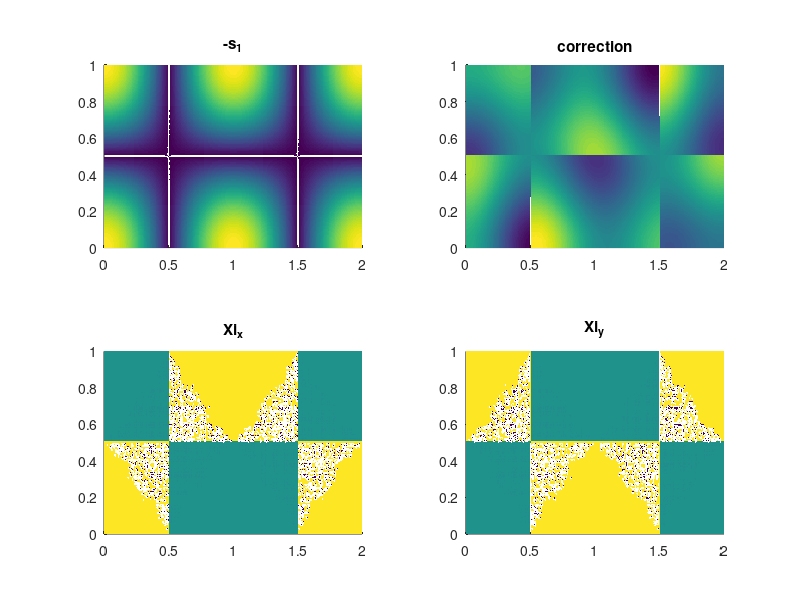
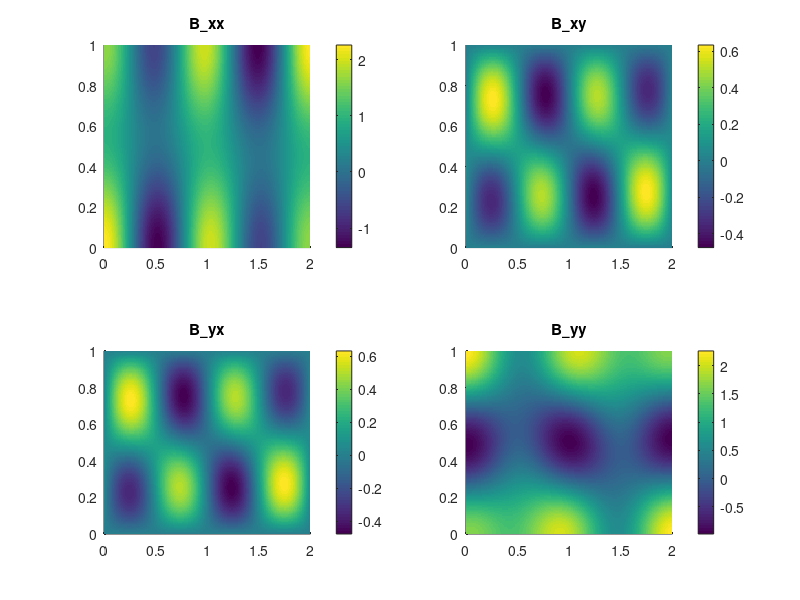
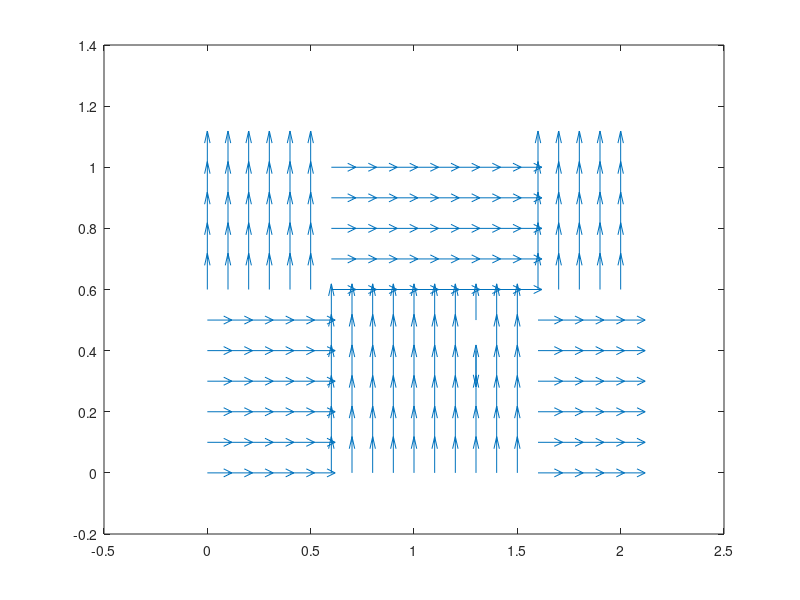
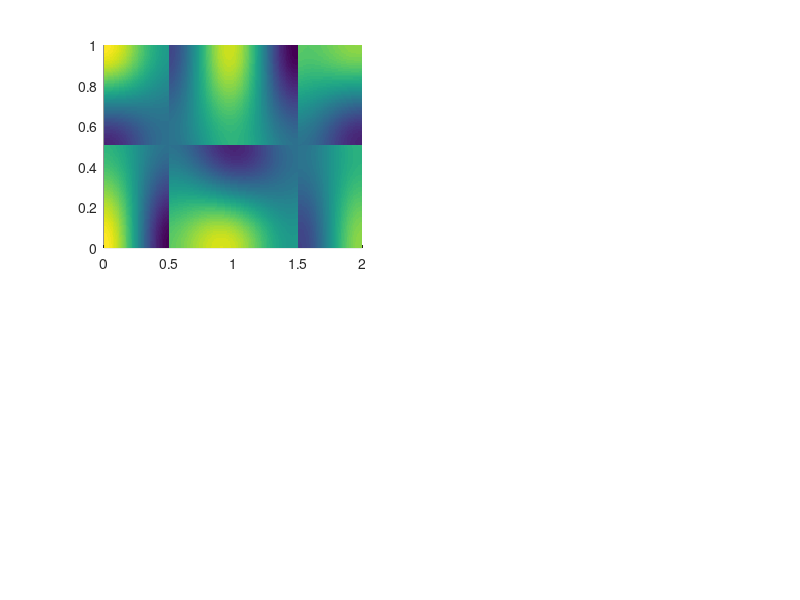

These charts were generated, in order, by the following MATLAB code:
close all
clear all
clc

%{

%%% Arbitrary f(x,t)
syms u(x,y,t) v(x,y,t) f(x,t) e w A

assume(A,'real')
assume(e,'real')
assume(w,'real')
assume(x,'real')
assume(y,'real')
assume(t,'real')

u(x,y,t) =-pi*A*sin(pi*f)*cos(y*pi);    
v(x,y,t) = pi*A*cos(pi*f)*sin(y*pi)*diff(f,x);
dudt = diff(u,t);
dudx = diff(u,x);
dudy = diff(u,y);

dvdt = diff(v,t);
dvdx = diff(v,x);
dvdy = diff(v,y);

au = dudt + u*dudx + v*dudy;
av = dvdt + u*dvdx + v*dvdy;

daudx = diff(au,x);
daudy = diff(au,y);
davdx = diff(av,x);
davdy = diff(av,y);

grad_v = [dudx,dudy;dvdx,dvdy];
grad_a = [daudx,daudy;davdx,davdy];

S = 0.5*(grad_v+grad_v');
B = 0.5*(grad_a+grad_a')+grad_v'*grad_v;

%}

%{

%%% Known f(x,t)

syms u(x,y,t) v(x,y,t) f(x,t) e w A
assume(A,'real')
assume(e,'real')
assume(w,'real')
assume(x,'real')
assume(y,'real')
assume(t,'real')


f(x,t) = (e.*sin(w.*t)).*x.^2+(1-2.*e.*sin(w.*t)).*x;
dfdx = diff(f,x);
u(x,y,t) =-pi.*A.*sin(pi.*f).*cos(y.*pi);    
v(x,y,t) = pi.*A.*cos(pi.*f).*sin(y.*pi).*dfdx;
dudt = diff(u,t);
dudx = diff(u,x);
dudy = diff(u,y);

dvdt = diff(v,t);
dvdx = diff(v,x);
dvdy = diff(v,y);

au = dudt + u*dudx + v*dudy;
av = dvdt + u*dvdx + v*dvdy;

daudx = diff(au,x);
daudy = diff(au,y);
davdx = diff(av,x);
davdy = diff(av,y);

grad_v = [dudx,dudy;dvdx,dvdy];
grad_a = [daudx,daudy;davdx,davdy];

S = 0.5*(grad_v+grad_v');
B = 0.5*(grad_a+grad_a')+grad_v'*grad_v;
%}

%{

%%% derivatives of f(x,t)

syms f(x,t)
f(x,t) = (e.*sin(w.*t)).*x.^2+(1-2.*e.*sin(w.*t)).*x;
dfdt = diff(f,t);
dfdx = diff(f,x);
dfdtdx = diff(diff(f,t),x)
dfdtdxdx = diff(diff(diff(f,t),x),x)
dfdxdx = diff(diff(f,x),x)
dfdxdxdx = diff(diff(diff(f,x),x),x)
%}


%

%%% PLOT

A=0.1;
w=0.2*pi;
e=0.25;
t=0;
xdim=301;
ydim=151;
x=linspace(0,2,xdim);
y=linspace(0,1,ydim);
[x,y]=meshgrid(x,y);
f = (e.*sin(w.*t)).*x.^2+(1-2.*e.*sin(w.*t)).*x;
dfdt = (pi.*cos((pi.*t)./5).*x.^2)./20 - (pi.*cos((pi.*t)./5).*x)./10;
dfdx = (x.*sin((pi.*t)./5))./2 - sin((pi.*t)./5)./2 + 1;
dfdtdx = (pi.*x.*cos((pi.*t)./5))./10 - (pi.*cos((pi.*t)./5))./10
dfdtdxdx = (pi.*cos((pi.*t)./5))./10
dfdxdx = sin((pi.*t)./5)./2
dfdxdxdx = 0;


%%% S using arbitrary f(x,t), f(x,t) defined above
S_xx=-(A.*pi.^2.*cos(pi.*y).*cos(pi.*f).*dfdx)./2 - (A.*pi.^2.*cos(pi.*f).*cos(pi.*y).*dfdx)./2
S_xy= (A.*pi.^2.*sin(pi.*f).*sin(pi.*y))./2 - (A.*pi.^2.*sin(pi.*y).*sin(pi.*f).*dfdx.^2)./2 + (pi.*A.*sin(pi.*y).*cos(pi.*f).*dfdxdx)./2
S_yy= (A.*pi.^2.*cos(pi.*y).*cos(pi.*f).*dfdx)./2 + (A.*pi.^2.*cos(pi.*f).*cos(pi.*y).*dfdx)./2

%%% B using arbitrary f(x,t), f(x,t) defined above
B_xx = (A.*pi.^2.*sin(pi.*f).*sin(pi.*y).*dfdx.^2 - pi.*A.*cos(pi.*f).*sin(pi.*y).*dfdxdx).*(A.*pi.^2.*sin(pi.*y).*sin(pi.*f).*dfdx.^2 - pi.*A.*sin(pi.*y).*cos(pi.*f).*dfdxdx) ...
 + (A.^2.*pi.^4.*cos(pi.*y).^2.*cos(pi.*f).^2.*dfdx.^2)./2 - (A.^2.*pi.^4.*cos(pi.*y).^2.*sin(pi.*f).^2.*dfdx.^2)./2 + (A.^2.*pi.^4.*sin(pi.*y).^2.*cos(pi.*f).^2.*dfdx.^2)./2 ...
 - (A.^2.*pi.^4.*sin(pi.*y).^2.*sin(pi.*f).^2.*dfdx.^2)./2 + (A.^2.*pi.^4.*cos(pi.*f).^2.*cos(pi.*y).^2.*dfdx.^2)./2 + (A.^2.*pi.^4.*cos(pi.*f).^2.*sin(pi.*y).^2.*dfdx.^2)./2 ...
 - (A.^2.*pi.^4.*sin(pi.*f).^2.*cos(pi.*y).^2.*dfdx.^2)./2 - (A.^2.*pi.^4.*sin(pi.*f).^2.*sin(pi.*y).^2.*dfdx.^2)./2 - (A.*pi.^2.*cos(pi.*y).*cos(pi.*f).*dfdtdx)./2 ...
 - (A.*pi.^2.*cos(pi.*f).*cos(pi.*y).*dfdtdx)./2 + (A.^2.*pi.^3.*cos(pi.*f).*sin(pi.*f).*cos(pi.*y).^2.*dfdxdx)./2 + (A.^2.*pi.^3.*cos(pi.*f).*sin(pi.*f).*sin(pi.*y).^2.*dfdxdx)./2 ...
 + (A.^2.*pi.^3.*cos(pi.*y).^2.*cos(pi.*f).*sin(pi.*f).*dfdxdx)./2 + (A.^2.*pi.^3.*sin(pi.*y).^2.*cos(pi.*f).*sin(pi.*f).*dfdxdx)./2 + (A.*pi.^3.*sin(pi.*f).*cos(pi.*y).*dfdx.*dfdt)./2 ...
 + (A.*pi.^3.*cos(pi.*y).*sin(pi.*f).*dfdx.*dfdt)./2 + A.^2.*pi.^4.*cos(pi.*f).*cos(pi.*y).^2.*cos(pi.*f).*dfdx.*dfdx;

B_xy = (pi.*A.*sin(pi.*y).*cos(pi.*f).*dfdtdxdx)./2 + (A.*pi.*cos(pi.*y).*sin(pi.*f).*(A.*pi.^3.*sin(pi.*y).*cos(pi.*f).*dfdx.^3 - pi.*A.*sin(pi.*y).*cos(pi.*f).*dfdxdxdx ...
 + 3.*A.*pi.^2.*sin(pi.*y).*sin(pi.*f).*dfdx.*dfdxdx))./2 + (A.*pi.^3.*cos(pi.*f).*sin(pi.*y).*dfdt)./2 - (A.*pi.^3.*sin(pi.*y).*cos(pi.*f).*dfdx.^2.*dfdt)./2 ...
 + (A.*pi.^2.*cos(pi.*y).*cos(pi.*f).*dfdx.*(A.*pi.^2.*sin(pi.*y).*sin(pi.*f).*dfdx.^2 - pi.*A.*sin(pi.*y).*cos(pi.*f).*dfdxdx))./2 ...
 - A.*pi.^2.*cos(pi.*f).*cos(pi.*y).*dfdx.*(A.*pi.^2.*sin(pi.*y).*sin(pi.*f).*dfdx.^2 - pi.*A.*sin(pi.*y).*cos(pi.*f).*dfdxdx) - A.*pi.^2.*sin(pi.*y).*sin(pi.*f).*dfdx.*dfdtdx ...
 - (A.*pi.^2.*sin(pi.*y).*sin(pi.*f).*dfdt.*dfdxdx)./2 - A.^2.*pi.^4.*sin(pi.*f).*cos(pi.*y).*sin(pi.*y).*cos(pi.*f).*dfdx - A.^2.*pi.^4.*cos(pi.*y).*sin(pi.*y).*cos(pi.*f).*sin(pi.*f).*dfdx.^3 ...
 + A.^2.*pi.^3.*cos(pi.*y).*sin(pi.*y).*cos(pi.*f).^2.*dfdx.*dfdxdx;
 
B_yx = (pi.*A.*cos(pi.*f).*sin(pi.*y).*dfdtdxdx)./2 + (A.*pi.*sin(pi.*f).*cos(pi.*y).*(A.*pi.^3.*cos(pi.*f).*sin(pi.*y).*dfdx.^3 - pi.*A.*cos(pi.*f).*sin(pi.*y).*dfdxdxdx ...
 + 3.*A.*pi.^2.*sin(pi.*f).*sin(pi.*y).*dfdx.*dfdxdx))./2 + (A.*pi.^3.*sin(pi.*y).*cos(pi.*f).*dfdt)./2 + (A.*pi.^2.*cos(pi.*f).*cos(pi.*y).*(A.*pi.^2.*sin(pi.*f).*sin(pi.*y).*dfdx.^2 ...
 - pi.*A.*cos(pi.*f).*sin(pi.*y).*dfdxdx).*dfdx)./2 - A.*pi.^2.*sin(pi.*f).*sin(pi.*y).*dfdx.*dfdtdx - (A.*pi.^2.*sin(pi.*f).*sin(pi.*y).*dfdt.*dfdxdx)./2 ...
 - A.*pi.^2.*cos(pi.*y).*cos(pi.*f).*dfdx.*(A.*pi.^2.*sin(pi.*f).*sin(pi.*y).*dfdx.^2 - pi.*A.*cos(pi.*f).*sin(pi.*y).*dfdxdx) - (A.*pi.^3.*cos(pi.*f).*sin(pi.*y).*dfdx.^2.*dfdt)./2 ...
 - A.^2.*pi.^4.*cos(pi.*f).*sin(pi.*f).*cos(pi.*y).*sin(pi.*y).*dfdx.^3 - A.^2.*pi.^4.*cos(pi.*f).*cos(pi.*y).*sin(pi.*y).*sin(pi.*f).*dfdx + A.^2.*pi.^3.*cos(pi.*f).^2.*cos(pi.*y).*sin(pi.*y).*dfdx.*dfdxdx;

B_yy = (A.^2.*pi.^4.*cos(pi.*y).^2.*cos(pi.*f).^2.*dfdx.^2)./2 - (A.^2.*pi.^4.*sin(pi.*y).^2.*cos(pi.*f).^2.*dfdx.^2)./2 + (A.^2.*pi.^4.*cos(pi.*f).^2.*cos(pi.*y).^2.*dfdx.^2)./2 ...
 + (A.*pi.*cos(pi.*y).*sin(pi.*f).*(A.*pi.^3.*cos(pi.*y).*sin(pi.*f).*dfdx.^2 - A.*pi.^2.*cos(pi.*y).*cos(pi.*f).*dfdxdx))./2 - (A.^2.*pi.^4.*cos(pi.*f).^2.*sin(pi.*y).^2.*dfdx.^2)./2 ...
 + (A.*pi.*sin(pi.*f).*cos(pi.*y).*(A.*pi.^3.*sin(pi.*f).*cos(pi.*y).*dfdx.^2 - A.*pi.^2.*cos(pi.*f).*cos(pi.*y).*dfdxdx))./2 - (A.*pi.^2.*sin(pi.*y).*sin(pi.*f).*(A.*pi.^2.*sin(pi.*y).*sin(pi.*f).*dfdx.^2 ...
 - pi.*A.*sin(pi.*y).*cos(pi.*f).*dfdxdx))./2 + (A.*pi.^2.*cos(pi.*y).*cos(pi.*f).*dfdtdx)./2 - (A.*pi.^2.*sin(pi.*f).*sin(pi.*y).*(A.*pi.^2.*sin(pi.*f).*sin(pi.*y).*dfdx.^2 ...
 - pi.*A.*cos(pi.*f).*sin(pi.*y).*dfdxdx))./2 + (A.*pi.^2.*cos(pi.*f).*cos(pi.*y).*dfdtdx)./2 + A.^2.*pi.^4.*sin(pi.*f).*sin(pi.*y).^2.*sin(pi.*f) - (A.*pi.^3.*sin(pi.*f).*cos(pi.*y).*dfdx.*dfdt)./2 ...
 - (A.*pi.^3.*cos(pi.*y).*sin(pi.*f).*dfdx.*dfdt)./2 + A.^2.*pi.^4.*cos(pi.*f).*cos(pi.*y).^2.*cos(pi.*f).*dfdx.*dfdx;


for i=1:ydim
    for j=1:xdim
        [V,D]=eig([S_xx(i,j),S_xy(i,j);S_xy(i,j),S_yy(i,j)]);
        if ~issorted(diag(D))
            [D,I] = sort(diag(D));
            V = V(:, I);
        end
        s1(i,j) = D(1,1);
        X0 = V(:,1);
        xi(i,j,:) = V(:,1);
        B=[B_xx(i,j),B_xy(i,j);B_xy(i,j),B_yy(i,j)];
        l1(i,j) = X0'*B*X0;
    end
end

figure
subplot(221)
surface(x,y,-s1,'edgecolor','none')
title('-s_1')
subplot(222)
surface(x,y,-s1.^2+0.5.*l1,'edgecolor','none')
title('correction')
subplot(223)
surface(x,y,xi(:,:,1),'edgecolor','none')
title('Xi_x')
subplot(224)
surface(x,y,xi(:,:,2),'edgecolor','none')
title('Xi_y')


figure
subplot(221)
surface(x,y,B_xx,'edgecolor','none')
title('B\_xx')
colorbar
subplot(222)
surface(x,y,B_xy,'edgecolor','none')
title('B\_xy')
colorbar
subplot(223)
surface(x,y,B_yx,'edgecolor','none')
title('B\_yx')
colorbar
subplot(224)
surface(x,y,B_yy,'edgecolor','none')
title('B\_yy')
colorbar
%}
figure
quiver(x(1:15:end,1:15:end),y(1:15:end,1:15:end),xi(1:15:end,1:15:end,1),xi(1:15:end,1:15:end,2))%,'edgecolor','none')

figure
subplot(221)
surface(x,y,l1,'edgecolor','none')

